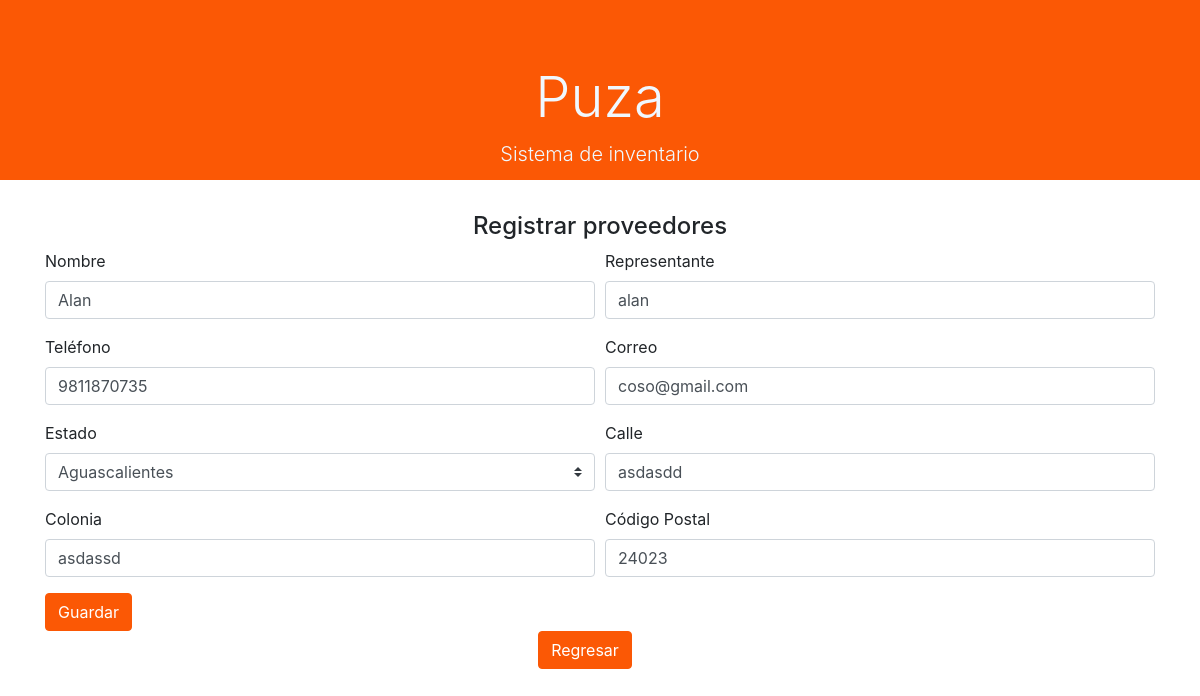
The app's page /ProyectoPZA/proveedoresU.php?IDproveedor=1 with its own data.
### tables this page shows
CREATE TABLE `proveedores` (
  `IDproveedor` int NOT NULL COMMENT 'Esta variable se encarga de almacenar el id de cada proveedor registrado en la base de datos',
  `RFC_proveedor` varchar(13) NOT NULL COMMENT 'Esta variable se encarga de almacenar el RFC del proveedor',
  `NombreProveedor` varchar(60) NOT NULL COMMENT 'Esta variable se encarga de almacenar el nombre del proveedor',
  `Nombre_representante` varchar(60) NOT NULL COMMENT 'Esta variable se encarga de almacenar el nombre del representante del proveedor',
  `TelefonoProveedor` bigint NOT NULL COMMENT 'Esta variable se encarga de almacenar el número de telefono del proveedor',
  `CorreoProveedor` varchar(100) NOT NULL COMMENT 'Esta variable se encarga de almacenar el número de teléfono',
  `CalleProveedor` varchar(50) NOT NULL COMMENT 'Esta variable se encarga de almacenar el nombre de la calle donde se ubica físicamente el proveedor',
  `ColoniaProveedor` varchar(50) NOT NULL COMMENT 'Esta variable se encarga de almacenar el nombre de la colonia donde se ubica físicamente el proveedor',
  `CodigopostalProveedor` int NOT NULL COMMENT 'Esta variable se encarga de almacenar el código postal de la dirección física donde se ubica el proveedor',
  `IDestado` int NOT NULL COMMENT 'Esta variable funciona como llave foranea para relacionar la tabla estados',
  `EstadoProveedor` int NOT NULL
);

### ProyectoPZA/model/modificarprovebd.php (called while the page is built)
<?php
$hostDB = '127.0.0.1';
$nombreDB = 'puza';
$usuarioDB = 'root';
$contrasenyaDB = '';
$codigo = isset($_REQUEST['IDproveedor']) ? $_REQUEST['IDproveedor'] : null;
$nombre = isset($_REQUEST['input_nombreproveedor']) ? $_REQUEST['input_nombreproveedor'] : null;
$nombre_represent = isset($_REQUEST['input_representprove']) ? $_REQUEST['input_representprove'] : null;
$telefono = isset($_REQUEST['input_telefonoprove']) ? $_REQUEST['input_telefonoprove'] : null;
$correo = isset($_REQUEST['input_correoprove']) ? $_REQUEST['input_correoprove'] : null;
$estado = isset($_REQUEST['input_proveestado']) ? $_REQUEST['input_proveestado'] : null;
$calle = isset($_REQUEST['input_provecalle']) ? $_REQUEST['input_provecalle'] : null;
$colonia = isset($_REQUEST['input_provecolonia']) ? $_REQUEST['input_provecolonia'] : null;
$codigopostal = isset($_REQUEST['input_provecp']) ? $_REQUEST['input_provecp'] : null;
$hostPDO = "mysql:host=$hostDB;dbname=$nombreDB;";
$miPDO = new PDO($hostPDO, $usuarioDB, $contrasenyaDB);
if ($_SERVER['REQUEST_METHOD'] == 'POST') {
    $miUpdate = $miPDO->prepare('UPDATE proveedores
    SET NombreProveedor = :NombreProveedor, Nombre_representante = :Nombre_representante,
    TelefonoProveedor = :TelefonoProveedor, CorreoProveedor = :CorreoProveedor, CalleProveedor = :CalleProveedor,
    ColoniaProveedor = :ColoniaProveedor, CodigopostalProveedor = :CodigopostalProveedor, IDestado = :IDestado
     WHERE IDproveedor = :IDproveedor');
    $miUpdate->execute(
        [
            'IDproveedor' => $codigo,
            'NombreProveedor' => $nombre,
            'Nombre_representante' => $nombre_represent,
            'TelefonoProveedor' => $telefono,
            'CorreoProveedor' => $correo,
            'CalleProveedor'=> $calle,
            'ColoniaProveedor'=> $colonia,
            'CodigopostalProveedor'=> $codigopostal,
            'IDestado'=> $estado
        ]
    );
    header('Location: ../proveedoresR.php');
} else {
    $miConsulta = $miPDO->prepare('SELECT * FROM proveedores WHERE IDproveedor = :IDproveedor;');
    $miConsulta->execute(
        [
            'IDproveedor' => $codigo
        ]
    );
}
$proveedor = $miConsulta->fetch();
?>

### ProyectoPZA/model/consultaprovebd.php (called while the page is built, shortened)
<?php
$hostDB = '127.0.0.1';
$nombreDB = 'puza';
$usuarioDB = 'root';
$contrasenyaDB = '';
$conexion=mysqli_connect($hostDB,$usuarioDB,$contrasenyaDB,$nombreDB) or die(mysqli_error($conexion));
$conexion=mysqli_connect($hostDB,$usuarioDB,$contrasenyaDB,$nombreDB) or die(mysqli_error($conexion));
$consulta = "SELECT * FROM estados";
$ejecutar=mysqli_query($conexion, $consulta) or die(mysqli_error($conexion));
?>

### ProyectoPZA/proveedoresU.php (the view, shortened to what this page needs)
<?php include 'model/modificarprovebd.php' ?>
<?php include 'model/consultaprovebd.php' ?>
<!DOCTYPE html>
<html lang="en">
<head>
  <link rel="stylesheet" href="https://cdn.jsdelivr.net/npm/bootstrap@4.6.2/dist/css/bootstrap.min.css"
>
  <link rel="stylesheet" href="css/style_general.css">
</head>
<body>
  <header>
    <div class="jumbotron jumbotron-fluid">
      <div class="container">
        <h1 class="display-4">Puza</h1>
        <p class="lead">Sistema de inventario</p>
      </div>
    </div>
  </header>
  <div class="container">
    <h4 class="text-center">Registrar proveedores</h4>
    <form method="post" class="needs-validation" novalidate>
      <div class="form-row">
        <div class="form-group col-md-6">
          <label for="input_nombreproveedor">Nombre</label>
          <input type="text" class="form-control" id="input_nombreproveedor" name="input_nombreproveedor"
            value="<?= $proveedor['NombreProveedor'] ?>" required>
        </div>
        <div class="form-group col-md-6">
          <label for="input_representprove">Representante</label>
          <input type="text" class="form-control" id="input_representprove" name="input_representprove"
            value="<?= $proveedor['Nombre_representante'] ?>" required>
        </div>
        <div class="form-group col-md-6">
          <label for="input_telefonoprove">Teléfono</label>
          <input type="tel" class="form-control" id="input_telefonoprove" name="input_telefonoprove"
            value="<?= $proveedor['TelefonoProveedor'] ?>" required>
        </div>
        <div class="form-group col-md-6">
          <label for="input_correoprove">Correo</label>
          <input type="email" class="form-control" id="input_correoprove" name="input_correoprove"
            value="<?= $proveedor['CorreoProveedor'] ?>" required>
        </div>
        <div class="form-group col-md-6">
          <label for="input_proveestado">Estado</label>
          <select class="custom-select" name="input_proveestado" id="input_proveestado" value="<?= $proveedor['IDestado'] ?>">
          <?php foreach ($ejecutar as $opciones): ?>
              <option value="<?php echo $opciones['ID_estado'] ?>"><?php echo $opciones['Estado'] ?></option>
            <?php endforeach ?>
          </select>
        </div>
        <div class="form-group col-md-6">
          <label for="input_provecalle">Calle</label>
          <input type="text" class="form-control" id="input_provecalle" name="input_provecalle"
          value="<?= $proveedor['CalleProveedor'] ?>" required>
        </div>
        <div class="form-group col-md-6">
          <label for="input_provecolonia">Colonia</label>
          <input type="text" class="form-control" id="input_provecolonia" name="input_provecolonia"
          value="<?= $proveedor['ColoniaProveedor'] ?>" required>
        </div>
        <div class="form-group col-md-6">
          <label for="input_provecp">Código Postal</label>
          <input type="text" class="form-control" id="input_provecp" name="input_provecp"
          value="<?= $proveedor['CodigopostalProveedor'] ?>" required>
        </div>
      </div>
      <input type="submit" value="Guardar" class="btn btn-primary" >
    </form>
    <div class="row w-100 align-items-center">
      <div class="col text-center">
        <a href="menuprove.php" class="btn btn-primary">Regresar</a>
      </div>
    </div>
  </div>
</body>
</html>

### ProyectoPZA/css/style_general.css (style rules this page uses)
.jumbotron { height: 180px; margin-bottom: 100; text-align: center; text-shadow: black; background-color: #FB5805; color: aliceblue; }
.btn { background-color: #FB5805; border-color: #FB5805; }

### records on screen
proveedores: input_nombreproveedor "Alan", input_representprove "alan", input_telefonoprove "9811870735", input_correoprove "coso@gmail.com", input_provecalle "asdasdd", input_provecolonia "asdassd", input_provecp "24023"

### other values on screen
form field input_proveestado "Aguascalientes"
